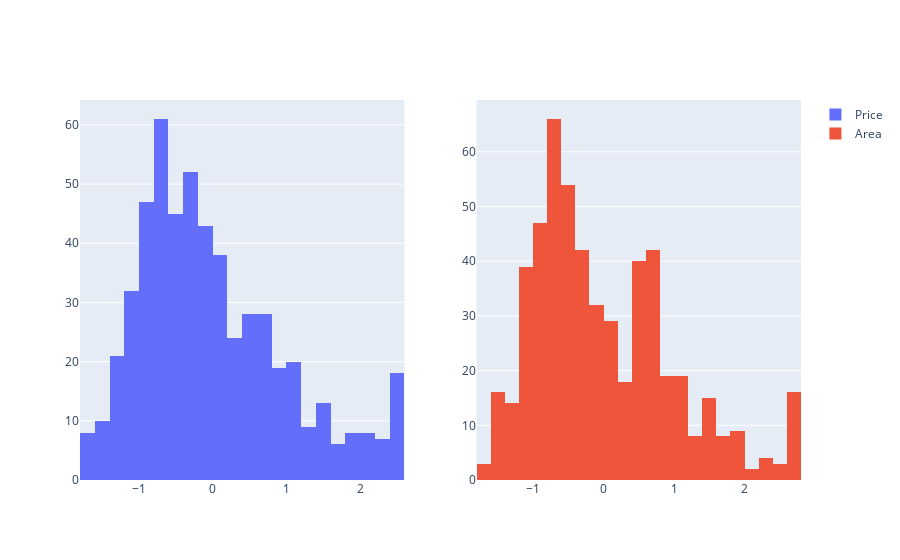

Here is the notebook cell this chart was saved with:
### Code cell
figs_his = make_subplots(rows=1, cols=2)

figs_his.add_trace(
    go.Histogram(x=data['price'], name='Price'),
    row=1, col=1
)
figs_his.add_trace(
    go.Histogram(x=data['area'], name='Area'),
    row=1, col=2
)

figs_his.show()

### Figure 1 — Plotly figure (JSON) as saved in the notebook; plotly's stock layout.template omitted (floating-point values rounded to 4 significant figures; data arrays with more than 128 entries replaced by an {"elided": "..."} marker saying what was removed)
{"data": [{"name": "Price", "type": "histogram", "x": {"elided": "545 float values"}, "xaxis": "x", "yaxis": "y"}, {"name": "Area", "type": "histogram", "x": {"elided": "545 float values"}, "xaxis": "x2", "yaxis": "y2"}], "layout": {"xaxis": {"anchor": "y", "domain": [0, 0.45]}, "xaxis2": {"anchor": "y2", "domain": [0.55, 1]}, "yaxis": {"anchor": "x", "domain": [0, 1]}, "yaxis2": {"anchor": "x2", "domain": [0, 1]}}}
